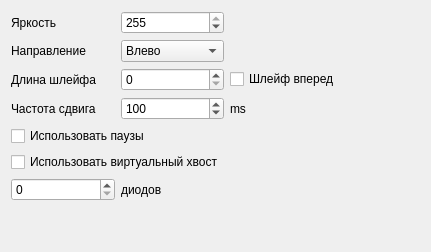
      <widget class="QWidget" name="tab">
       <attribute name="title">
        <string>Сдвиг</string>
       </attribute>
       <layout class="QGridLayout" name="gridLayout_5">
        <item row="3" column="2">
         <widget class="QLabel" name="label_5">
          <property name="text">
           <string>ms</string>
          </property>
         </widget>
        </item>
        <item row="5" column="4">
         <spacer name="horizontalSpacer_4">
          <property name="orientation">
           <enum>Qt::Horizontal</enum>
          </property>
          <property name="sizeHint" stdset="0">
           <size>
            <width>40</width>
            <height>20</height>
           </size>
          </property>
         </spacer>
        </item>
        <item row="3" column="0">
         <widget class="QLabel" name="LblMovePeriod">
          <property name="text">
           <string>Частота сдвига</string>
          </property>
         </widget>
        </item>
        <item row="3" column="1">
         <widget class="QSpinBox" name="SpinMovePeriod">
          <property name="maximum">
           <number>9999999</number>
          </property>
          <property name="value">
           <number>100</number>
          </property>
         </widget>
        </item>
        <item row="2" column="0">
         <widget class="QLabel" name="LblMoveTail">
          <property name="text">
           <string>Длина шлейфа</string>
          </property>
         </widget>
        </item>
        <item row="5" column="0" colspan="2">
         <widget class="QCheckBox" name="CBMoveTailVirtual">
          <property name="text">
           <string>Использовать виртуальный хвост</string>
          </property>
         </widget>
        </item>
        <item row="2" column="1">
         <widget class="QSpinBox" name="SpinMoveTail">
          <property name="maximum">
           <number>9</number>
          </property>
         </widget>
        </item>
        <item row="1" column="0">
         <widget class="QLabel" name="LblMoveDir">
          <property name="text">
           <string>Направление</string>
          </property>
         </widget>
        </item>
        <item row="7" column="0">
         <spacer name="verticalSpacer_3">
          <property name="orientation">
           <enum>Qt::Vertical</enum>
          </property>
          <property name="sizeHint" stdset="0">
           <size>
            <width>20</width>
            <height>40</height>
           </size>
          </property>
         </spacer>
        </item>
        <item row="1" column="1">
         <widget class="QComboBox" name="CBMoveDir">
          <item>
           <property name="text">
            <string>Влево</string>
           </property>
          </item>
          <item>
           <property name="text">
            <string>Вправо</string>
           </property>
          </item>
          <item>
           <property name="text">
            <string>Вверх</string>
           </property>
          </item>
          <item>
           <property name="text">
            <string>Вниз</string>
           </property>
          </item>
         </widget>
        </item>
        <item row="4" column="0" colspan="2">
         <widget class="QCheckBox" name="CBMovePause">
          <property name="text">
           <string>Использовать паузы</string>
          </property>
         </widget>
        </item>
        <item row="0" column="0">
         <widget class="QLabel" name="LblMoveBrightness">
          <property name="text">
           <string>Яркость</string>
          </property>
         </widget>
        </item>
        <item row="0" column="1">
         <widget class="QSpinBox" name="SpinMoveBrightness">
          <property name="maximum">
           <number>255</number>
          </property>
          <property name="value">
           <number>255</number>
          </property>
         </widget>
        </item>
        <item row="0" column="3">
         <spacer name="horizontalSpacer_3">
          <property name="orientation">
           <enum>Qt::Horizontal</enum>
          </property>
          <property name="sizeHint" stdset="0">
           <size>
            <width>40</width>
            <height>20</height>
           </size>
          </property>
         </spacer>
        </item>
        <item row="6" column="0">
         <widget class="QSpinBox" name="SpinMoveTailVirtual"/>
        </item>
        <item row="6" column="1">
         <widget class="QLabel" name="label_3">
          <property name="text">
           <string>диодов</string>
          </property>
         </widget>
        </item>
        <item row="2" column="2">
         <widget class="QCheckBox" name="CBMoveForward">
          <property name="text">
           <string>Шлейф вперед</string>
          </property>
         </widget>
        </item>
       </layout>
      </widget>
